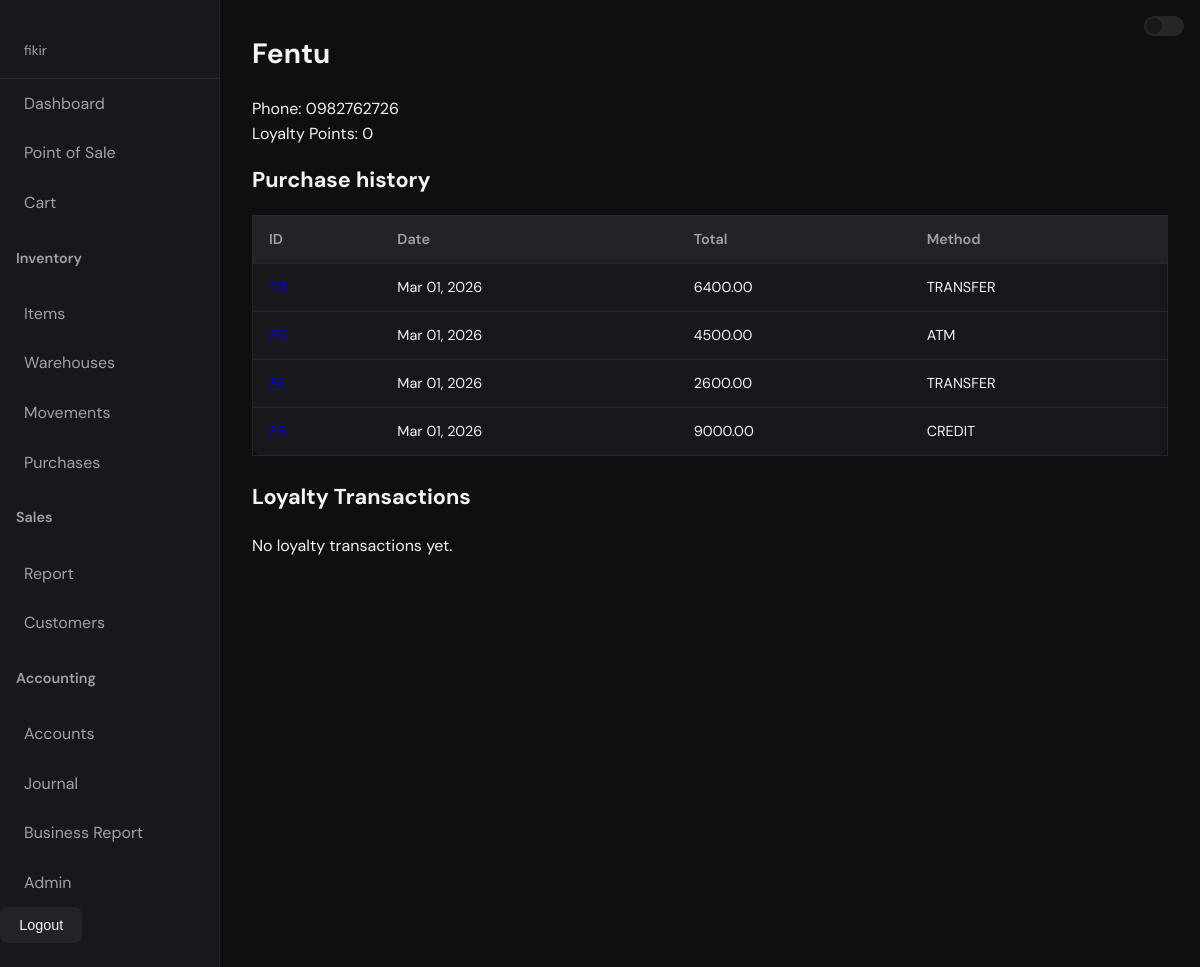
Screenshot of /sales/customers/4/ (signed in) with the database file from the repository.
### sales/models.py (models this page shows, shortened)
class Customer(models.Model):
    name = models.CharField(max_length=100)
    phone = models.CharField(max_length=50, blank=True)
    email = models.EmailField(blank=True)
    address = models.TextField(blank=True)
    credit_limit = models.DecimalField(max_digits=10, decimal_places=2, default=0)
    loyalty_points = models.PositiveIntegerField(default=0, help_text="Accumulated loyalty points")

class Sale(models.Model):
    PAYMENT_METHOD_CHOICES = [
        ("CASH", "Cash"),
        ("CREDIT", "Credit"),
        ("ATM", "ATM"),
        ("TRANSFER", "Bank Transfer"),
        ("MOBILE", "Mobile Payment"),
        ("OTHER", "Other"),
    ]
    date = models.DateTimeField(auto_now_add=True)
    payment_method = models.CharField(
        max_length=20,
        choices=PAYMENT_METHOD_CHOICES,
        default="CASH",
    )
    total_amount = models.FloatField(default=0)
    customer = models.ForeignKey(
        "sales.Customer",
        null=True,
        blank=True,
        on_delete=models.SET_NULL,
        help_text="Customer who made the purchase",
    )

### sales/views.py (the view)
# urls.py: path("customers/<int:pk>/", customer_detail, name="customer_detail"),
@login_required
def customer_detail(request, pk):
    from .models import Customer, LoyaltyTransaction
    cust = get_object_or_404(Customer, id=pk)
    sales = Sale.objects.filter(customer=cust).prefetch_related('items')
    transactions = LoyaltyTransaction.objects.filter(customer=cust).order_by('-date')
    return render(request, "sales/customer_detail.html", {"customer": cust, "sales": sales, "transactions": transactions})

### sales/templates/sales/customer_detail.html (shortened to what this page needs)
{% extends "base.html" %}
{% block content %}
<h1>{{ customer.name }}</h1>
<p>
    {% if customer.phone %}Phone: {{ customer.phone }}<br>{% endif %}
    Loyalty Points: {{ customer.loyalty_points }}
</p>
<h2>Purchase history</h2>
{% if sales %}
<table class="card">
    <thead><tr><th>ID</th><th>Date</th><th>Total</th><th>Method</th></tr></thead>
    <tbody>
    {% for s in sales %}
    <tr>
        <td><a href="{% url 'invoice' s.id %}">{{ s.id }}</a></td>
        <td>{{ s.date|date:"M d, Y" }}</td>
        <td>{{ s.total_amount|floatformat:2 }}</td>
        <td>{{ s.payment_method }}</td>
    </tr>
    {% endfor %}
    </tbody>
</table>
{% else %}
<p>No sales yet.</p>
{% endif %}
<h2>Loyalty Transactions</h2>
{% if transactions %}
<table class="card">
    <thead><tr><th>Date</th><th>Type</th><th>Points</th><th>Description</th></tr></thead>
    <tbody>
    {% for t in transactions %}
    <tr>
        <td>{{ t.date|date:"M d, Y H:i" }}</td>
        <td>{{ t.get_transaction_type_display }}</td>
        <td>{{ t.points }}</td>
        <td>{{ t.description }}</td>
    </tr>
    {% endfor %}
    </tbody>
</table>
{% else %}
<p>No loyalty transactions yet.</p>
{% endif %}
{% endblock %}

### templates/base.html (shortened to what this page needs)
<!DOCTYPE html>
<html lang="en">
<head>
</head>
<body>
    <div class="theme-switch-container">
        <label class="switch">
            <span class="slider round"></span>
        </label>
    </div>
    <div class="layout">
        {% if user.is_authenticated %}
        <nav>
            <div class="nav-user">{{ user.get_username }}</div>
            <a href="{% url 'dashboard' %}" class="{% if request.resolver_match.url_name == 'dashboard' %}active{% endif %}">Dashboard</a>
            <a href="{% url 'pos' %}" class="{% if request.resolver_match.url_name == 'pos' %}active{% endif %}">Point of Sale</a>
            <a href="{% url 'cart' %}" class="{% if request.resolver_match.url_name == 'cart' %}active{% endif %}">Cart</a>
            <h4 style="margin-left:1rem; color:var(--text-muted); font-weight:600; font-size:0.9rem;">Inventory</h4>
            <a href="{% url 'product_list' %}" class="{% if request.resolver_match.url_name == 'product_list' or request.resolver_match.url_name == 'import_inventory' %}active{% endif %}">Items</a>
            <a href="{% url 'warehouse_list' %}" class="{% if request.resolver_match.url_name == 'warehouse_list' %}active{% endif %}">Warehouses</a>
            <a href="{% url 'stockmovement_list' %}" class="{% if request.resolver_match.url_name == 'stockmovement_list' %}active{% endif %}">Movements</a>
            <a href="{% url 'purchase_list' %}" class="{% if request.resolver_match.url_name == 'purchase_list' or request.resolver_match.url_name == 'purchase_add' %}active{% endif %}">Purchases</a>
            <h4 style="margin-left:1rem; color:var(--text-muted); font-weight:600; font-size:0.9rem;">Sales</h4>
            <a href="{% url 'sales_report' %}" class="{% if request.resolver_match.url_name == 'sales_report' %}active{% endif %}">Report</a>
            <a href="{% url 'customer_list' %}" class="{% if request.resolver_match.url_name == 'customer_list' %}active{% endif %}">Customers</a>
            <h4 style="margin-left:1rem; color:var(--text-muted); font-weight:600; font-size:0.9rem;">Accounting</h4>
            <a href="{% url 'account_list' %}" class="{% if request.resolver_match.url_name == 'account_list' %}active{% endif %}">Accounts</a>
            <a href="{% url 'journalentry_list' %}" class="{% if request.resolver_match.url_name == 'journalentry_list' %}active{% endif %}">Journal</a>
            <a href="{% url 'business_report' %}" class="{% if request.resolver_match.url_name == 'business_report' %}active{% endif %}">Business Report</a>
            {% if user.is_staff %}
            <a href="/admin/">Admin</a>
            {% endif %}
            <form method="post" action="{% url 'logout' %}" style="margin-top:auto;">
                <button type="submit" class="btn btn-secondary">Logout</button>
            </form>
        </nav>
        {% else %}
        <nav>
            <a href="{% url 'login' %}" class="btn btn-secondary" style="margin:1rem;">Login</a>
        </nav>
        {% endif %}
        <main>
            {% block content %}{% endblock %}
        </main>
    </div>
</body>
</html>

### templates/base.html (style rules this page uses)
.theme-switch-container { position: fixed; top: 1rem; right: 1rem; z-index: 1000; }
.switch { position: relative; display: inline-block; width: 40px; height: 20px; }
.slider { position: absolute; cursor: pointer; top: 0; left: 0; right: 0; bottom: 0; background-color: var(--border); transition: .4s; border-radius: 20px; }
.slider:before { position: absolute; content: ""; height: 16px; width: 16px; left: 2px; bottom: 2px; background-color: var(--bg-card); transition: .4s; border-radius: 50%; }
:root { --bg: #0f0f12; --bg-card: #18181c; --bg-hover: #222228; --accent: #6366f1; --accent-hover: #818cf8; --text: #f4f4f5; --text-muted: #a1a1aa; --border: #27272a; --success: #22c55e; --error: #ef4444; }
* { box-sizing: border-box; }
body { font-family: 'DM Sans', sans-serif; background: var(--bg); color: var(--text); margin: 0; min-height: 100vh; line-height: 1.6; }
.layout { display: flex; min-height: 100vh; }
nav { width: 220px; background: var(--bg-card); border-right: 1px solid var(--border); padding: 1.5rem 0; }
nav a { display: block; padding: 0.75rem 1.5rem; color: var(--text-muted); text-decoration: none; transition: all 0.2s; }
main { flex: 1; padding: 2rem; max-width: 1200px; margin: 0 auto; }
.card { background: var(--bg-card); border: 1px solid var(--border); border-radius: 12px; padding: 1.5rem; margin-bottom: 1.5rem; }
h1, h2 { margin-top: 0; }
h1 { font-size: 1.75rem; }
h2 { font-size: 1.35rem; color: var(--text); }
table { width: 100%; border-collapse: collapse; font-size: 0.9rem; }
th, td { padding: 0.75rem 1rem; text-align: left; border-bottom: 1px solid var(--border); }
th { background: var(--bg-hover); color: var(--text-muted); font-weight: 600; }
.btn { display: inline-block; padding: 0.6rem 1.2rem; background: var(--accent); color: white; border: none; border-radius: 8px; font-size: 0.9rem; font-weight: 500; cursor: pointer; text-decoration: none; transition: background 0.2s; }
.btn-secondary { background: var(--bg-hover); color: var(--text); }
.nav-user { padding: 1rem 1.5rem; font-size: 0.85rem; color: var(--text-muted); border-bottom: 1px solid var(--border); }

### rows the page displays
Customer: name "Fentu", phone "0982762726", loyalty_points "0"
Sale: date "Mar 01, 2026", total_amount "6400.00", payment_method "TRANSFER"
Sale: date "Mar 01, 2026", total_amount "4500.00", payment_method "ATM"
Sale: date "Mar 01, 2026", total_amount "2600.00", payment_method "TRANSFER"
Sale: date "Mar 01, 2026", total_amount "9000.00", payment_method "CREDIT"

### other values shown
{{ user.get_username }} "fikir"
